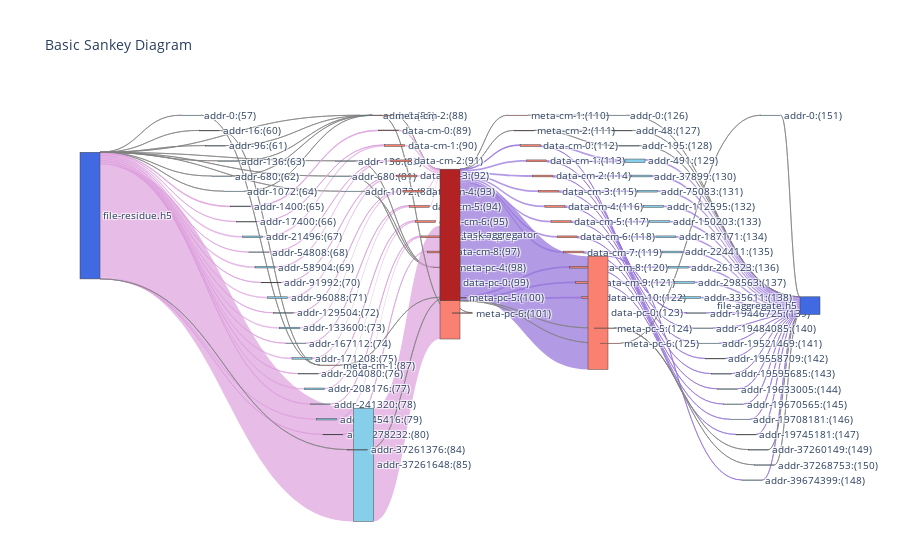

Notebook cell for this chart:
### Code cell
AGG = nx.compose(G_AGG_R, G_AGG_W)
print(AGG)
print(get_min_max_loc(AGG))

min = 39
pos = nx.get_node_attributes(AGG,'pos')
AGG_SHIFT = AGG

for n in AGG.nodes:
  _x = pos[n][0] - min
  _y = pos[n][1]
  AGG_SHIFT.add_node(n,pos=(_x,_y))


# draw_graph(AGG,COLOR_MAP,rm_tags=['agg_r','agg_w'])

agg_nodes, agg_nodes_dict = get_nodes_for_sankey(AGG_SHIFT,rm_tags=['agg_r','agg_w'])

agg_links = get_links_for_sankey(AGG_SHIFT, agg_nodes_dict)

agg_sankey = go.Sankey(
            node = agg_nodes,
            link = agg_links, 
            orientation='h',
            # domain=dict(
            #   row=1,
            #   column=0,),
            arrangement = "freeform",
            )

layout =  go.Layout(
    title = "Basic Sankey Diagram",
    bargap = 1,
    barmode = 'stack',
    font = dict(
      size = 10
    )
)

fig = go.Figure(data=agg_sankey, layout=layout)
fig.show()
fig.write_html(f"{image_path}/sankey-sampled-agg-vol-vfd.html")

### Figure 1 — Plotly figure (JSON) as saved in the notebook; plotly's stock layout.template omitted (floating-point values rounded to 4 significant figures; data arrays with more than 128 entries replaced by an {"elided": "..."} marker saying what was removed)
{"data": [{"arrangement": "freeform", "link": {"color": {"elided": "141 str values"}, "customdata": {"elided": "141 int values"}, "label": {"elided": "141 str values"}, "source": {"elided": "141 int values"}, "target": {"elided": "141 int values"}, "value": {"elided": "141 int values"}}, "node": {"color": ["RoyalBlue", "SkyBlue", "SkyBlue", "SkyBlue", "SkyBlue", "SkyBlue", "SkyBlue", "SkyBlue", "SkyBlue", "SkyBlue", "SkyBlue", "SkyBlue", "SkyBlue", "SkyBlue", "SkyBlue", "SkyBlue", "SkyBlue", "SkyBlue", "SkyBlue", "SkyBlue", "SkyBlue", "SkyBlue", "SkyBlue", "SkyBlue", "SkyBlue", "SkyBlue", "SkyBlue", "SkyBlue", "SkyBlue", "Salmon", "Salmon", "Salmon", "Salmon", "Salmon", "Salmon", "Salmon", "Salmon", "Salmon", "Salmon", "Salmon", "Salmon", "Salmon", "Salmon", "Salmon", "FireBrick", "Salmon", "Salmon", "Salmon", "Salmon", "Salmon", "Salmon", "Salmon", "Salmon", "Salmon", "Salmon", "Salmon", "Salmon", "Salmon", "Salmon", "Salmon", "Salmon", "SkyBlue", "SkyBlue", "SkyBlue", "SkyBlue", "SkyBlue", "SkyBlue", "SkyBlue", "SkyBlue", "SkyBlue", "SkyBlue", "SkyBlue", "SkyBlue", "SkyBlue", "SkyBlue", "SkyBlue", "SkyBlue", "SkyBlue", "SkyBlue", "SkyBlue", "SkyBlue", "SkyBlue", "SkyBlue", "SkyBlue", "SkyBlue", "SkyBlue", "SkyBlue", "RoyalBlue"], "customdata": ["file", "agg_r", "agg_r", "agg_r", "agg_r", "agg_r", "agg_r", "agg_r", "agg_r", "agg_r", "agg_r", "agg_r", "agg_r", "agg_r", "agg_r", "agg_r", "agg_r", "agg_r", "agg_r", "agg_r", "agg_r", "agg_r", "agg_r", "agg_r", "agg_r", "agg_r", "agg_r", "agg_r", "agg_r", "agg_r", "agg_r", "agg_r", "agg_r", "agg_r", "agg_r", "agg_r", "agg_r", "agg_r", "agg_r", "agg_r", "agg_r", "agg_r", "agg_r", "agg_r", "task", "agg_w", "agg_w", "agg_w", "agg_w", "agg_w", "agg_w", "agg_w", "agg_w", "agg_w", "agg_w", "agg_w", "agg_w", "agg_w", "agg_w", "agg_w", "agg_w", "agg_w", "agg_w", "agg_w", "agg_w", "agg_w", "agg_w", "agg_w", "agg_w", "agg_w", "agg_w", "agg_w", "agg_w", "agg_w", "agg_w", "agg_w", "agg_w", "agg_w", "agg_w", "agg_w", "agg_w", "agg_w", "agg_w", "agg_w", "agg_w", "agg_w", "agg_w", "file"], "label": ["file-residue.h5", "addr-0:(57)", "addr-16:(60)", "addr-96:(61)", "addr-680:(62)", "addr-136:(63)", "addr-1072:(64)", "addr-1400:(65)", "addr-17400:(66)", "addr-21496:(67)", "addr-54808:(68)", "addr-58904:(69)", "addr-91992:(70)", "addr-96088:(71)", "addr-129504:(72)", "addr-133600:(73)", "addr-167112:(74)", "addr-171208:(75)", "addr-204080:(76)", "addr-208176:(77)", "addr-241320:(78)", "addr-245416:(79)", "addr-278232:(80)", "addr-680:(81)", "addr-136:(82)", "addr-1072:(83)", "addr-37261648:(85)", "addr-37261376:(84)", "addr-0:(86)", "meta-cm-1:(87)", "meta-cm-2:(88)", "data-cm-0:(89)", "data-cm-1:(90)", "data-cm-2:(91)", "data-cm-3:(92)", "data-cm-4:(93)", "data-cm-5:(94)", "data-cm-6:(95)", "data-cm-7:(96)", "data-cm-8:(97)", "meta-pc-4:(98)", "data-pc-0:(99)", "meta-pc-5:(100)", "meta-pc-6:(101)", "task-aggregator", "meta-cm-1:(110)", "meta-cm-2:(111)", "data-cm-0:(112)", "data-cm-1:(113)", "data-cm-2:(114)", "data-cm-3:(115)", "data-cm-4:(116)", "data-cm-5:(117)", "data-cm-6:(118)", "data-cm-7:(119)", "data-cm-8:(120)", "data-cm-9:(121)", "data-cm-10:(122)", "data-pc-0:(123)", "meta-pc-5:(124)", "meta-pc-6:(125)", "addr-0:(126)", "addr-48:(127)", "addr-195:(128)", "addr-491:(129)", "addr-19446725:(139)", "addr-37899:(130)", "addr-19484085:(140)", "addr-75083:(131)", "addr-19521469:(141)", "addr-112595:(132)", "addr-19558709:(142)", "addr-150203:(133)", "addr-19595685:(143)", "addr-187171:(134)", "addr-19633005:(144)", "addr-224411:(135)", "addr-19670565:(145)", "addr-261323:(136)", "addr-19708181:(146)", "addr-298563:(137)", "addr-19745181:(147)", "addr-335611:(138)", "addr-39674399:(148)", "addr-37260149:(149)", "addr-37268753:(150)", "addr-0:(151)", "file-aggregate.h5"], "pad": 10, "thickness": 20, "x": [0.09167, 0.15, 0.175, 0.1833, 0.1917, 0.2, 0.2083, 0.2167, 0.225, 0.2333, 0.2417, 0.25, 0.2583, 0.2667, 0.275, 0.2833, 0.2917, 0.3, 0.3083, 0.3167, 0.325, 0.3333, 0.3417, 0.35, 0.3583, 0.3667, 0.3833, 0.375, 0.3917, 0.4, 0.4083, 0.4167, 0.425, 0.4333, 0.4417, 0.45, 0.4583, 0.4667, 0.475, 0.4833, 0.4917, 0.5, 0.5083, 0.5167, 0.5833, 0.5917, 0.6, 0.6083, 0.6167, 0.625, 0.6333, 0.6417, 0.65, 0.6583, 0.6667, 0.675, 0.6833, 0.6917, 0.7, 0.7083, 0.7167, 0.725, 0.7333, 0.7417, 0.75, 0.8333, 0.7583, 0.8417, 0.7667, 0.85, 0.775, 0.8583, 0.7833, 0.8667, 0.7917, 0.875, 0.8, 0.8833, 0.8083, 0.8917, 0.8167, 0.9, 0.825, 0.9083, 0.9167, 0.925, 0.9333, 1], "y": [0, 0.04, 0.08, 0.12, 0.2, 0.16, 0.24, 0.28, 0.32, 0.36, 0.4, 0.44, 0.48, 0.52, 0.56, 0.6, 0.64, 0.68, 0.72, 0.76, 0.8, 0.84, 0.88, 0.2, 0.16, 0.24, 0.96, 0.92, 0.04, 0, 0.04, 0.08, 0.12, 0.16, 0.2, 0.24, 0.28, 0.32, 0.36, 0.4, 0.44, 0.48, 0.52, 0.56, 0, 0.04, 0.08, 0.12, 0.16, 0.2, 0.24, 0.28, 0.32, 0.36, 0.4, 0.44, 0.48, 0.52, 0.56, 0.6, 0.64, 0.04, 0.08, 0.12, 0.16, 0.56, 0.2, 0.6, 0.24, 0.64, 0.28, 0.68, 0.32, 0.72, 0.36, 0.76, 0.4, 0.8, 0.44, 0.84, 0.48, 0.88, 0.52, 1, 0.92, 0.96, 0.04, 0]}, "orientation": "h", "type": "sankey"}], "layout": {"bargap": 1, "barmode": "stack", "font": {"size": 10}, "title": {"text": "Basic Sankey Diagram"}}}
